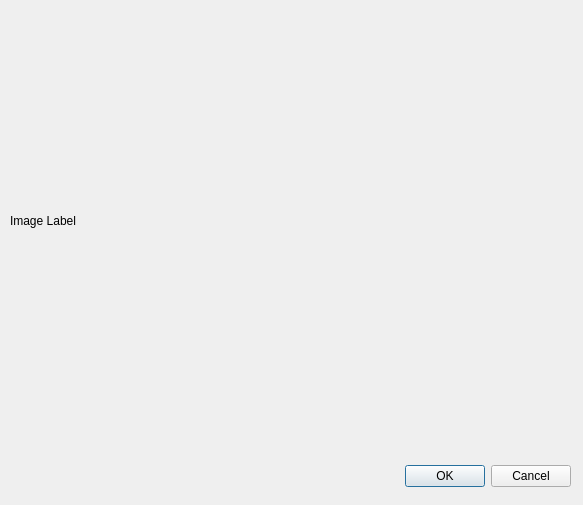
<?xml version="1.0" encoding="UTF-8"?>
<ui version="4.0">
 <class>Dialog</class>
 <widget class="QDialog" name="Dialog">
  <property name="geometry">
   <rect>
    <x>0</x>
    <y>0</y>
    <width>583</width>
    <height>505</height>
   </rect>
  </property>
  <property name="windowTitle">
   <string>Dialog</string>
  </property>
  <widget class="QDialogButtonBox" name="buttonBox">
   <property name="geometry">
    <rect>
     <x>230</x>
     <y>460</y>
     <width>341</width>
     <height>32</height>
    </rect>
   </property>
   <property name="orientation">
    <enum>Qt::Horizontal</enum>
   </property>
   <property name="standardButtons">
    <set>QDialogButtonBox::Cancel|QDialogButtonBox::Ok</set>
   </property>
  </widget>
  <widget class="QWidget" name="verticalLayoutWidget">
   <property name="geometry">
    <rect>
     <x>10</x>
     <y>20</y>
     <width>561</width>
     <height>401</height>
    </rect>
   </property>
   <layout class="QVBoxLayout" name="verticalLayout">
    <item>
     <widget class="QLabel" name="picture_label">
      <property name="text">
       <string>Image Label</string>
      </property>
     </widget>
    </item>
   </layout>
  </widget>
 </widget>
 <resources/>
 <connections>
  <connection>
   <sender>buttonBox</sender>
   <signal>accepted()</signal>
   <receiver>Dialog</receiver>
   <slot>accept()</slot>
   <hints>
    <hint type="sourcelabel">
     <x>248</x>
     <y>254</y>
    </hint>
    <hint type="destinationlabel">
     <x>157</x>
     <y>274</y>
    </hint>
   </hints>
  </connection>
  <connection>
   <sender>buttonBox</sender>
   <signal>rejected()</signal>
   <receiver>Dialog</receiver>
   <slot>reject()</slot>
   <hints>
    <hint type="sourcelabel">
     <x>316</x>
     <y>260</y>
    </hint>
    <hint type="destinationlabel">
     <x>286</x>
     <y>274</y>
    </hint>
   </hints>
  </connection>
 </connections>
</ui>
